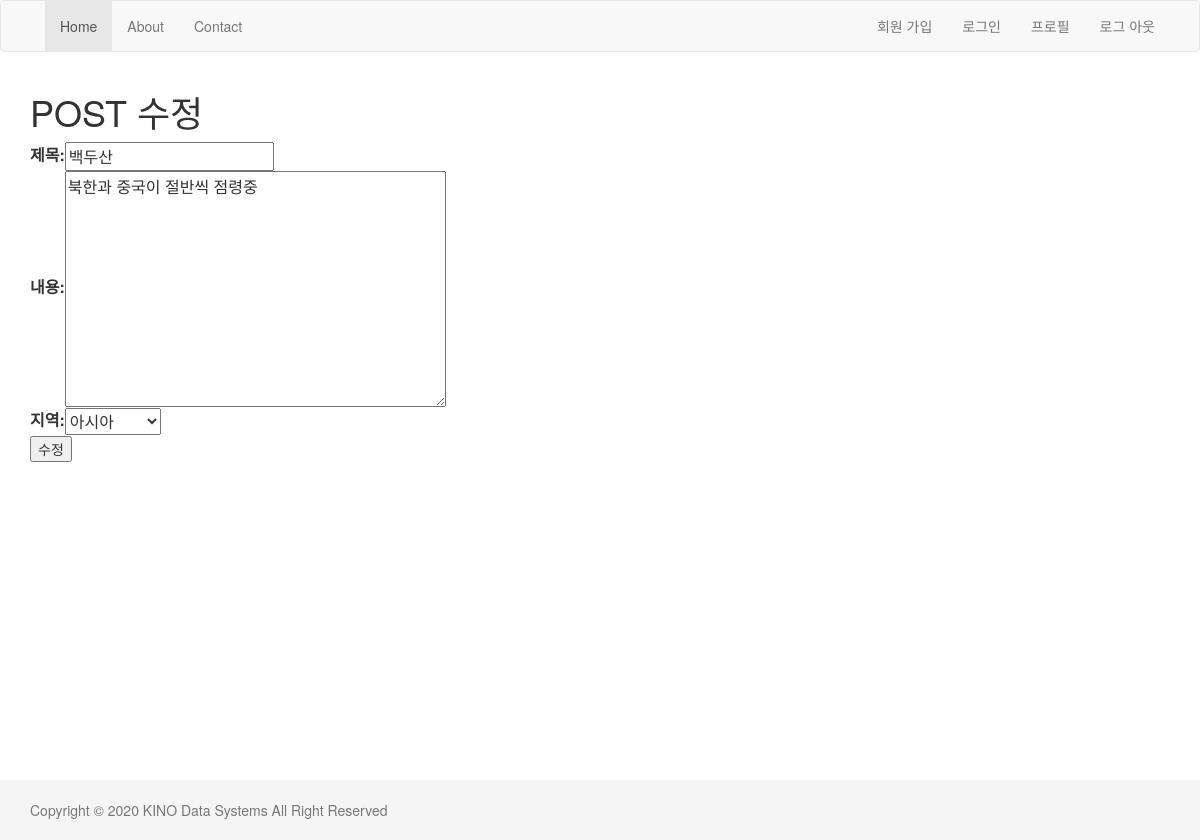
Screenshot of /blog/update/12/ with the database file from the repository.
### blog/models.py (models this page shows, shortened)
class Post(models.Model):
    class Meta:
        ordering = ['-id']
    REGION_CHOICE = (
        ('Africa', '아프리카'),
        ('Europe', '유럽'),
        ('Oceania', '오세아니아'),
        ('Asia', '아시아'),
        ('North America', '북아메리카'),
        ('South America', '남아메리카'),
    )
    title = models.CharField('제목', max_length=250)
    body = models.TextField('내용')
    region = models.CharField('지역', max_length=20, choices=REGION_CHOICE, default='Asia')
    created = models.DateField(auto_now_add=True)
    updated = models.DateTimeField(auto_now=True)
    tag = models.ManyToManyField('Tag')

### blog/views.py (the view)
# urls.py: path('update/<int:id>/', views.post_update, name='update'),
def post_update(request, id):
    post = Post.objects.get(id=id)
    if request.method == 'POST':
        form = PostModelForm(request.POST, instance=post)
        if form.is_valid():
            print(form.cleaned_data)
            post = form.save()
            return redirect(post)
        print(post)
    else:
        form = PostModelForm(instance=post)
        return render(request, 'blog/post_update.html', {'form': form})

### blog/forms.py
class PostModelForm(forms.ModelForm):
    class Meta:
        model = Post
        fields = ['title', 'body', 'region']

### blog/templates/blog/post_update.html (shortened to what this page needs)
{% extends "layout.html" %}
{% block content %}
    <h1> POST 수정</h1>
    <form action="" method="POST">
        <table>
            {{form.as_table}}
        </table>
        <input type="submit" value="수정">
    </form>
{% endblock %}

### templates/layout.html (style rules this page uses)
html { position: relative; min-height: 100% }
body { margin-bottom: 60px }

### rows the page displays
Post: title "백두산", body "북한과 중국이 절반씩 점령중", region "아시아"
